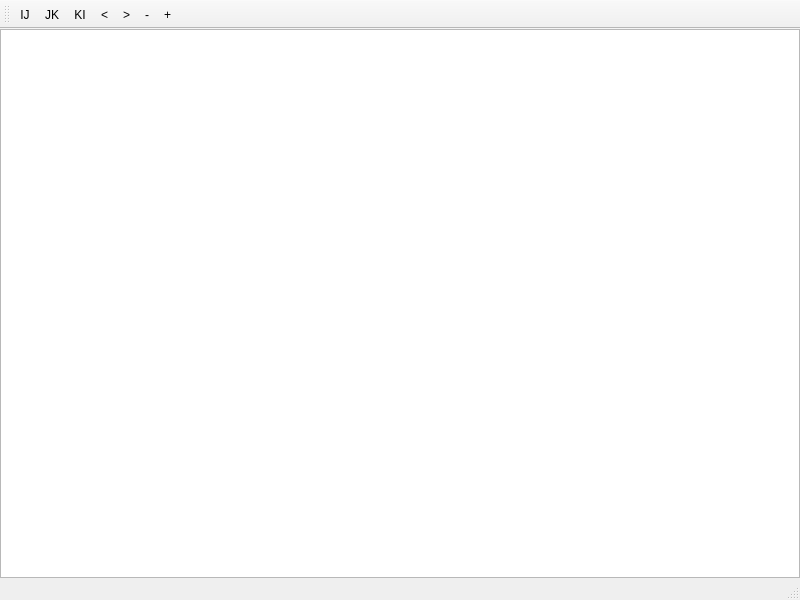
<?xml version="1.0" encoding="UTF-8"?>
<ui version="4.0">
 <class>SimpleSliceViewer</class>
 <widget class="QMainWindow" name="SimpleSliceViewer">
  <property name="geometry">
   <rect>
    <x>0</x>
    <y>0</y>
    <width>800</width>
    <height>600</height>
   </rect>
  </property>
  <property name="windowTitle">
   <string>MainWindow</string>
  </property>
  <widget class="QWidget" name="centralwidget">
   <layout class="QHBoxLayout" name="horizontalLayout">
    <property name="margin">
     <number>0</number>
    </property>
    <item>
     <widget class="QGraphicsView" name="graphicsView"/>
    </item>
   </layout>
  </widget>
  <widget class="QMenuBar" name="menubar">
   <property name="geometry">
    <rect>
     <x>0</x>
     <y>0</y>
     <width>800</width>
     <height>22</height>
    </rect>
   </property>
  </widget>
  <widget class="QStatusBar" name="statusbar"/>
  <widget class="QToolBar" name="toolBar">
   <property name="windowTitle">
    <string>Simple Slice Viewer</string>
   </property>
   <attribute name="toolBarArea">
    <enum>TopToolBarArea</enum>
   </attribute>
   <attribute name="toolBarBreak">
    <bool>false</bool>
   </attribute>
   <addaction name="actionIJ"/>
   <addaction name="actionJK"/>
   <addaction name="actionKI"/>
   <addaction name="actionPreviousSlice"/>
   <addaction name="actionNextSlice"/>
   <addaction name="actionZoomOut"/>
   <addaction name="actionZoomIn"/>
  </widget>
  <action name="actionIJ">
   <property name="checkable">
    <bool>true</bool>
   </property>
   <property name="text">
    <string>IJ</string>
   </property>
  </action>
  <action name="actionJK">
   <property name="checkable">
    <bool>true</bool>
   </property>
   <property name="text">
    <string>JK</string>
   </property>
  </action>
  <action name="actionKI">
   <property name="checkable">
    <bool>true</bool>
   </property>
   <property name="text">
    <string>KI</string>
   </property>
  </action>
  <action name="actionPreviousSlice">
   <property name="text">
    <string>&lt;</string>
   </property>
   <property name="toolTip">
    <string>Go to previous slice</string>
   </property>
  </action>
  <action name="actionNextSlice">
   <property name="text">
    <string>&gt;</string>
   </property>
   <property name="toolTip">
    <string>Go to next slice</string>
   </property>
  </action>
  <action name="actionZoomOut">
   <property name="text">
    <string>-</string>
   </property>
   <property name="toolTip">
    <string>zoom out</string>
   </property>
  </action>
  <action name="actionZoomIn">
   <property name="text">
    <string>+</string>
   </property>
   <property name="toolTip">
    <string>zoom in</string>
   </property>
  </action>
 </widget>
 <resources>
  <include location="simpleSliceViewer.qrc"/>
 </resources>
 <connections/>
</ui>
